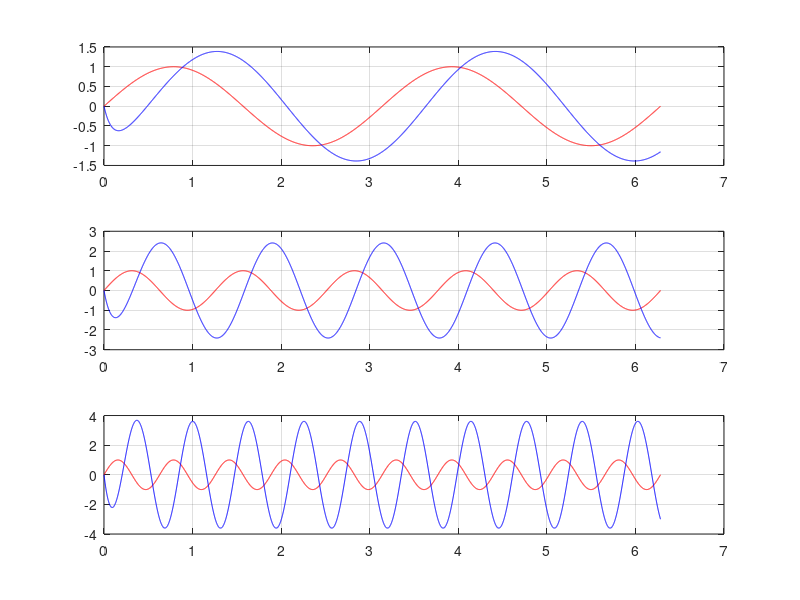

Write MATLAB code to recreate this figure.
clear all; clc; format compact; s=tf('s');
% 1- SISTEMA, ENTRADAS y SALIDAS
c= 2; p=10;
G= (p/c)*(c-s)/(p+s); % sistema a estudiar
w1= 2; w2=5; w3=10; % frecuencias de prueba
tmax= 2*(2*pi/w1); % dos períodos de la frecuencia más baja
t=linspace(0,tmax,5000);
u1= sin(w1*t); u2= sin(w2*t); u3= sin(w3*t);
y1= lsim(G,u1,t); y2= lsim(G,u2,t); y3= lsim(G,u3,t);
figure(1)
subplot(311);plot(t,u1,'r',t,y1,'b');grid;
subplot(312);plot(t,u2,'r',t,y2,'b');grid;
subplot(313);plot(t,u3,'r',t,y3,'b');grid;



